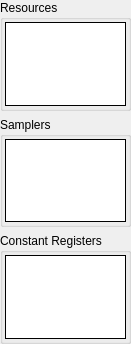
         <widget class="QWidget" name="psScrollContents">
          <property name="geometry">
           <rect>
            <x>0</x>
            <y>0</y>
            <width>101</width>
            <height>344</height>
           </rect>
          </property>
          <layout class="QVBoxLayout" name="psScrollLayout">
           <property name="leftMargin">
            <number>0</number>
           </property>
           <property name="topMargin">
            <number>0</number>
           </property>
           <property name="rightMargin">
            <number>0</number>
           </property>
           <property name="bottomMargin">
            <number>0</number>
           </property>
           <item>
            <widget class="CollapseGroupBox" name="psResGroup">
             <property name="sizePolicy">
              <sizepolicy hsizetype="Preferred" vsizetype="Expanding">
               <horstretch>0</horstretch>
               <verstretch>1</verstretch>
              </sizepolicy>
             </property>
             <property name="title">
              <string>Resources</string>
             </property>
             <layout class="QHBoxLayout" name="psResGroupLayout">
              <property name="leftMargin">
               <number>2</number>
              </property>
              <property name="topMargin">
               <number>2</number>
              </property>
              <property name="rightMargin">
               <number>2</number>
              </property>
              <property name="bottomMargin">
               <number>2</number>
              </property>
              <item>
               <widget class="RDTreeWidget" name="psResources">
                <property name="frameShape">
                 <enum>QFrame::Box</enum>
                </property>
                <property name="frameShadow">
                 <enum>QFrame::Plain</enum>
                </property>
                <property name="editTriggers">
                 <set>QAbstractItemView::NoEditTriggers</set>
                </property>
                <property name="showDropIndicator" stdset="0">
                 <bool>false</bool>
                </property>
                <property name="indentation">
                 <number>0</number>
                </property>
                <property name="rootIsDecorated">
                 <bool>false</bool>
                </property>
                <property name="itemsExpandable">
                 <bool>false</bool>
                </property>
                <property name="allColumnsShowFocus">
                 <bool>true</bool>
                </property>
                <property name="expandsOnDoubleClick">
                 <bool>false</bool>
                </property>
                <attribute name="headerStretchLastSection">
                 <bool>false</bool>
                </attribute>
               </widget>
              </item>
             </layout>
            </widget>
           </item>
           <item>
            <widget class="CollapseGroupBox" name="psSampGroup">
             <property name="sizePolicy">
              <sizepolicy hsizetype="Preferred" vsizetype="Expanding">
               <horstretch>0</horstretch>
               <verstretch>1</verstretch>
              </sizepolicy>
             </property>
             <property name="title">
              <string>Samplers</string>
             </property>
             <layout class="QHBoxLayout" name="psSampGroupLayout">
              <property name="leftMargin">
               <number>2</number>
              </property>
              <property name="topMargin">
               <number>2</number>
              </property>
              <property name="rightMargin">
               <number>2</number>
              </property>
              <property name="bottomMargin">
               <number>2</number>
              </property>
              <item>
               <widget class="RDTreeWidget" name="psSamplers">
                <property name="frameShape">
                 <enum>QFrame::Box</enum>
                </property>
                <property name="frameShadow">
                 <enum>QFrame::Plain</enum>
                </property>
                <property name="editTriggers">
                 <set>QAbstractItemView::NoEditTriggers</set>
                </property>
                <property name="showDropIndicator" stdset="0">
                 <bool>false</bool>
                </property>
                <property name="indentation">
                 <number>0</number>
                </property>
                <property name="rootIsDecorated">
                 <bool>false</bool>
                </property>
                <property name="itemsExpandable">
                 <bool>false</bool>
                </property>
                <property name="allColumnsShowFocus">
                 <bool>true</bool>
                </property>
                <property name="expandsOnDoubleClick">
                 <bool>false</bool>
                </property>
                <attribute name="headerStretchLastSection">
                 <bool>false</bool>
                </attribute>
               </widget>
              </item>
             </layout>
            </widget>
           </item>
           <item>
            <widget class="CollapseGroupBox" name="psCBufGroup">
             <property name="sizePolicy">
              <sizepolicy hsizetype="Preferred" vsizetype="Expanding">
               <horstretch>0</horstretch>
               <verstretch>1</verstretch>
              </sizepolicy>
             </property>
             <property name="title">
              <string>Constant Registers</string>
             </property>
             <layout class="QHBoxLayout" name="psCBufGroupLayout">
              <property name="leftMargin">
               <number>2</number>
              </property>
              <property name="topMargin">
               <number>2</number>
              </property>
              <property name="rightMargin">
               <number>2</number>
              </property>
              <property name="bottomMargin">
               <number>2</number>
              </property>
              <item>
               <widget class="RDTreeWidget" name="psCBuffers">
                <property name="frameShape">
                 <enum>QFrame::Box</enum>
                </property>
                <property name="frameShadow">
                 <enum>QFrame::Plain</enum>
                </property>
                <property name="editTriggers">
                 <set>QAbstractItemView::NoEditTriggers</set>
                </property>
                <property name="showDropIndicator" stdset="0">
                 <bool>false</bool>
                </property>
                <property name="rootIsDecorated">
                 <bool>false</bool>
                </property>
                <property name="allColumnsShowFocus">
                 <bool>true</bool>
                </property>
                <attribute name="headerStretchLastSection">
                 <bool>false</bool>
                </attribute>
               </widget>
              </item>
             </layout>
            </widget>
           </item>
           <item>
            <spacer name="psVerticalSpacer">
             <property name="orientation">
              <enum>Qt::Vertical</enum>
             </property>
             <property name="sizeType">
              <enum>QSizePolicy::MinimumExpanding</enum>
             </property>
             <property name="sizeHint" stdset="0">
              <size>
               <width>0</width>
               <height>0</height>
              </size>
             </property>
            </spacer>
           </item>
          </layout>
         </widget>
